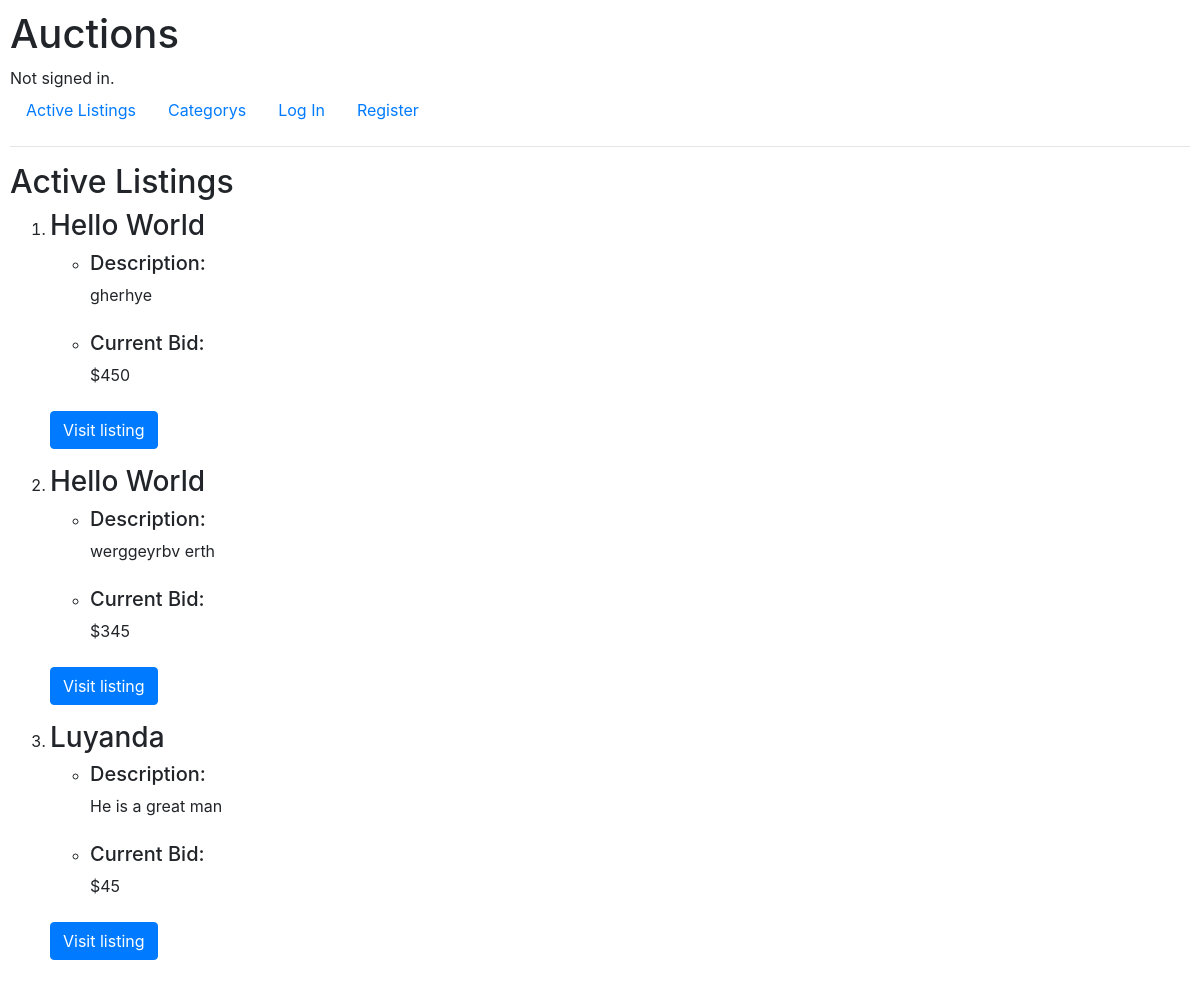
The app's page /, older data.
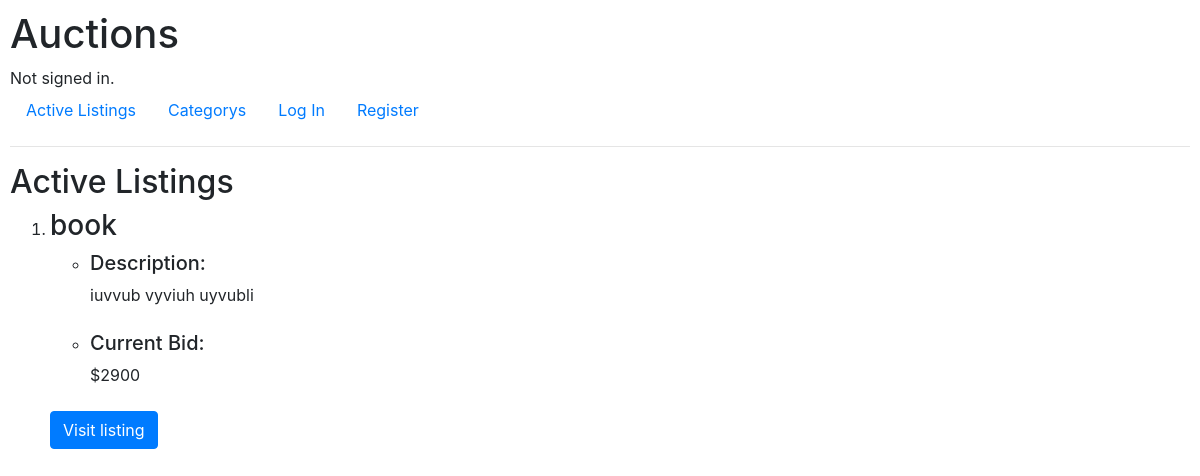
The same page, newer data.
### auctions/models.py (models this page shows, shortened)
class Listings(models.Model):
    title = models.CharField(max_length=64)
    description = models.CharField(max_length=264)
    startingBid = models.IntegerField()
    watchlist = models.ManyToManyField(User, blank=True, related_name='watchlistItem')
    creater = models.ForeignKey(User, on_delete=models.CASCADE, related_name='created_listings', default=0)
    category = models.ForeignKey(category, on_delete=models.CASCADE, related_name="add_to_category", default="")

### auctions/views.py (the view)
# urls.py: path("", views.index, name="index"),
def index(request):
    return render(request, "auctions/index.html",{
        "listings": Listings.objects.all()
    })

### auctions/templates/auctions/index.html (shortened to what this page needs)
{% extends "auctions/layout.html" %}
{% block body %}
    <h2>Active Listings</h2>
            <ol>
                {% for listing  in listings %}
                <form action="{% url 'listing' %}" method="post">
                    <div class="form-group">
                        <li><h3>{{ listing.title }}<h3></li>
                        <ul>
                            <li><h5>Description:</h5> {{ listing.description }}</li>
                            <br>
                            <li><h5>Current Bid:</h5> ${{ listing.startingBid }}</li>
                            <br>
                        </ul>
                        <button class="btn btn-primary">Visit listing</button>
                    </div>
                </form>
                {% endfor %}
            </ol>
{% endblock %}

### auctions/templates/auctions/layout.html (shortened to what this page needs)
{% load static %}
<!DOCTYPE html>
<html lang="en">
    <head>
        <link rel="stylesheet" href="https://stackpath.bootstrapcdn.com/bootstrap/4.4.1/css/bootstrap.min.css">
        <link href="{% static 'auctions/styles.css' %}" rel="stylesheet">
    </head>
    <body>
        <h1>Auctions</h1>
        <div>
            {% if user.is_authenticated %}
                Signed in as <strong>{{ user.username }}</strong>.
            {% else %}
                Not signed in.
            {% endif %}
        </div>
        <ul class="nav">
            <li class="nav-item">
                <a class="nav-link" href="{% url 'index' %}">Active Listings</a>
            </li>
            <li class="nav-item">
                <a class="nav-link" href="{% url 'categorys' %}">Categorys</a>
            </li>
            {% if user.is_authenticated %}
                <li class="nav-item">
                    <a class="nav-link" href="{% url 'newListingPage' %}">New Listings</a>
                </li>
                <li class="nav-item">
                    <a class="nav-link" href="{% url 'viewWatchList' user.id%}">Watchlist</a>
                </li>
                <li class="nav-item">
                    <a class="nav-link" href="{% url 'logout' %}">Log Out</a>
                </li>
            {% else %}
                <li class="nav-item">
                    <a class="nav-link" href="{% url 'login' %}">Log In</a>
                </li>
                <li class="nav-item">
                    <a class="nav-link" href="{% url 'register' %}">Register</a>
                </li>
            {% endif %}
        </ul>
        <hr>
        {% block body %}
        {% endblock %}
    </body>
</html>

### auctions/static/auctions/styles.css (style rules this page uses)
body { padding: 10px; }

Row changes from the older to the newer data that the page shows:
removed Listings: title "Hello World", description "gherhye", startingBid "450"
removed Listings: title "Hello World", description "werggeyrbv erth", startingBid "345"
removed Listings: title "Luyanda", description "He is a great man", startingBid "45"
added Listings: title "book", description "iuvvub vyviuh uyvubli", startingBid "2900"
